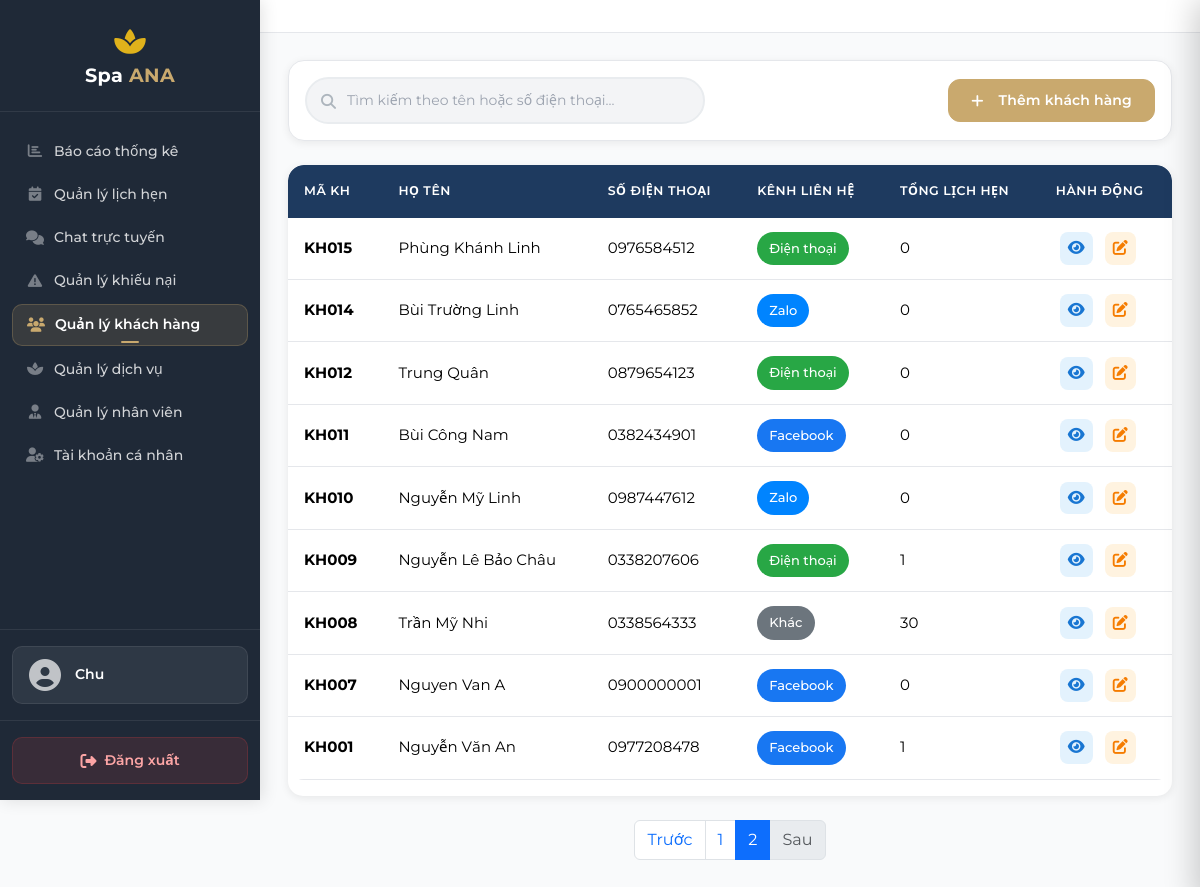
Before: /manage/customers/?page=2 (signed in) with the older database file.
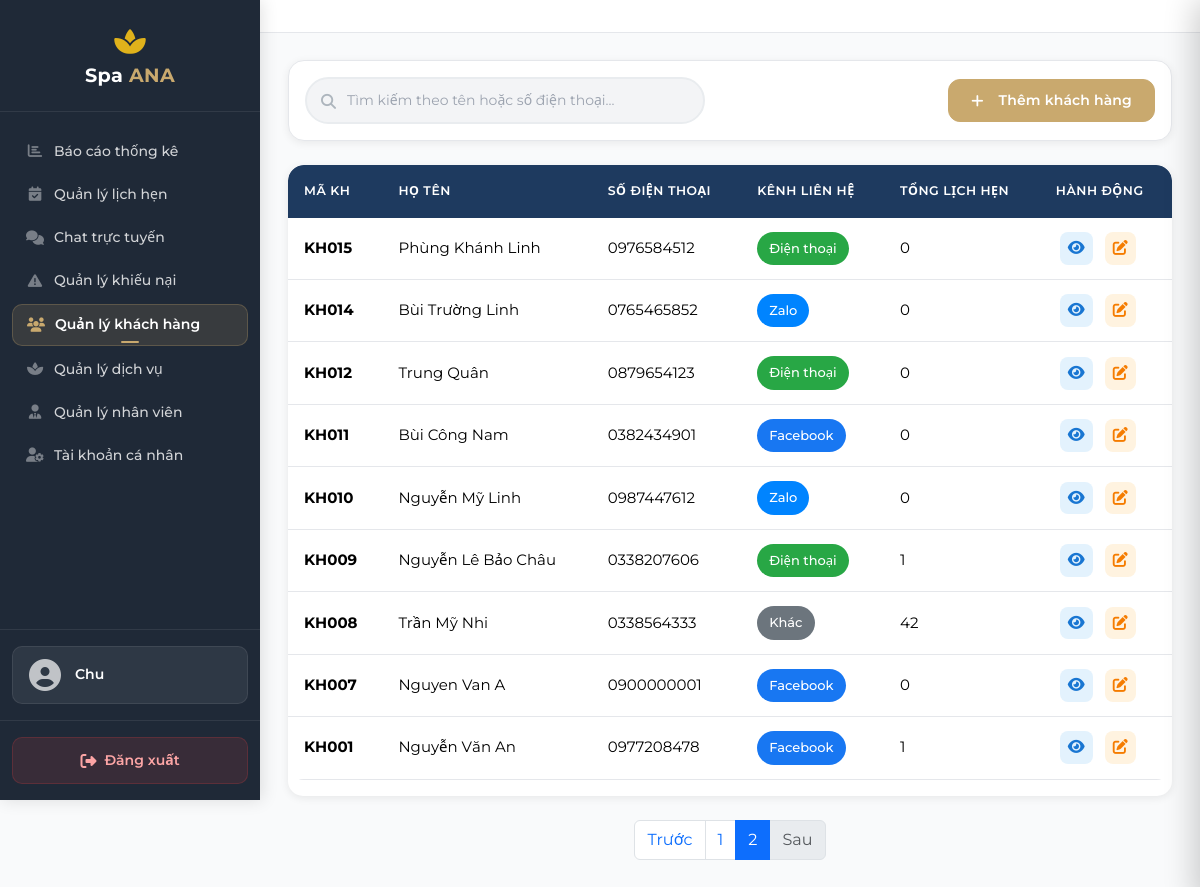
After: the same page with the newer database file.
### customers/models.py (models this page shows, shortened)
class CustomerProfile(models.Model):
    GENDER_CHOICES = [
        ('Nam', 'Nam'),
        ('Nu', 'Nữ'),
        ('Khac', 'Khác'),
    ]
    user = models.OneToOneField(
        User, on_delete=models.SET_NULL,
        null=True, blank=True,
        related_name='customer_profile',
        verbose_name='User'
    )
    phone = models.CharField(max_length=15, unique=True, verbose_name='Số điện thoại')
    full_name = models.CharField(max_length=100, verbose_name='Họ và tên')
    email = models.CharField(max_length=255, blank=True, null=True, unique=True, verbose_name='Email')
    gender = models.CharField(max_length=10, choices=GENDER_CHOICES, blank=True, null=True, verbose_name='Giới tính')
    dob = models.DateField(blank=True, null=True, verbose_name='Ngày sinh')
    address = models.CharField(max_length=255, blank=True, null=True, verbose_name='Địa chỉ')
    notes = models.CharField(max_length=1000, blank=True, null=True, verbose_name='Ghi chú')
    contact_channel = models.CharField(max_length=20, blank=True, null=True, verbose_name='Kênh liên hệ')
    created_at = models.DateTimeField(auto_now_add=True, verbose_name='Thời điểm tạo hồ sơ')
    updated_at = models.DateTimeField(auto_now=True, null=True, blank=True, verbose_name='Thời điểm cập nhật gần nhất')
    class Meta:
        db_table = 'customer_profiles'
        verbose_name = 'Khách hàng'
        verbose_name_plural = 'Khách hàng'
        ordering = ['-created_at']
        indexes = [models.Index(fields=['phone'])]
        constraints = [
            models.CheckConstraint(
                check=models.Q(gender__in=['Nam', 'Nu', 'Khac']) | models.Q(gender__isnull=True),
                name='customerprofile_gender_valid'
            )
        ]

### customers/views.py (the view, shortened to what this page needs)
# urls.py: path('manage/customers/', views.admin_customers, name='admin_customers'),
@login_required(login_url='accounts:login')
def admin_customers(request):
    if not (request.user.is_staff or request.user.is_superuser):
        messages.error(request, 'Bạn không có quyền truy cập trang này.')
        return redirect('pages:home')
    search_query = request.GET.get('search', '').strip()
    customers_qs = CustomerProfile.objects.select_related('user').filter(
        Q(user__isnull=True) | Q(user__is_staff=False, user__is_superuser=False)
    )
    if search_query:
        customers_qs = customers_qs.filter(
            Q(full_name__icontains=search_query) |
            Q(phone__icontains=search_query)
        )
    customers_qs = customers_qs.order_by('-created_at')
    from django.core.paginator import Paginator, EmptyPage, PageNotAnInteger
    paginator = Paginator(customers_qs, 10) # 10 items per page
    page_number = request.GET.get('page', 1)
    try:
        customers = paginator.get_page(page_number)
    except PageNotAnInteger:
        customers = paginator.get_page(1)
    except EmptyPage:
        customers = paginator.get_page(paginator.num_pages)
    return render(request, 'customers/admin_customers.html', {
        'customers': customers,
        'search_query': search_query,
    })

### templates/customers/admin_customers.html (shortened to what the changed rows need)
{% extends "manage/base.html" %}
{% load static %}
{% block content %}
<div class="customer-table">
    <div class="table-responsive">
        <table class="table table-hover" id="customerTable">
            <thead>
                <tr>
                    <th>Mã KH</th>
                    <th>Họ tên</th>
                    <th>Số điện thoại</th>
                    <th>Kênh liên hệ</th>
                    <th>Tổng lịch hẹn</th>
                    <th>Hành động</th>
                </tr>
            </thead>
            <tbody id="customerTableBody">
                {% for c in customers %}
                <tr>
                    <td><strong>KH{{ c.id|stringformat:"03d" }}</strong></td>
                    <td>{{ c.full_name }}</td>
                    <td>{{ c.phone }}</td>
                    <td>
                        {% if c.contact_channel %}
                            <span class="contact-badge
                                {% if c.contact_channel == 'Zalo' %}zalo
                                {% elif c.contact_channel == 'Facebook' %}facebook
                                {% elif c.contact_channel == 'Điện thoại' %}dien-thoai
                                {% elif c.contact_channel == 'Khác' %}khac
                                {% else %}mac-dinh
                                {% endif %}">
                                {{ c.contact_channel }}
                            </span>
                        {% else %}
                            <span class="text-muted">Chưa cập nhật</span>
                        {% endif %}
                    </td>
                    <td>
                        {% if c.appointments.count %}
                            {{ c.appointments.count }}
                        {% else %}
                            0
                        {% endif %}
                    </td>
                    <td>
                        <button class="action-btn view"
                            onclick="viewCustomer(
                                '{{ c.id }}',
                                '{{ c.full_name|escapejs }}',
                                '{{ c.phone|escapejs }}',
                                '{% if c.dob %}{{ c.dob|date:"Y-m-d" }}{% endif %}',
                                '{{ c.contact_channel|default:""|escapejs }}',
                                '{{ c.notes|default:""|escapejs }}',
                                '{% if c.appointments.count %}{{ c.appointments.count }}{% else %}0{% endif %}',
                                '{{ c.created_at|date:"Y-m-d" }}',
                                '{{ c.gender|default:""|escapejs }}',
                                '{{ c.address|default:""|escapejs }}'
                            )"
                            title="Xem">
                            <i class="fas fa-eye"></i>
                        </button>
                        <button class="action-btn edit"
                            onclick='editCustomer(
                                "{{ c.id }}",
                                "{{ c.full_name|escapejs }}",
                                "{{ c.phone|escapejs }}",
                                "{% if c.dob %}{{ c.dob|date:'Y-m-d' }}{% endif %}",
                                "{{ c.contact_channel|default:''|escapejs }}",
                                "{{ c.notes|default:''|escapejs }}",
                                "{{ c.gender|default:''|escapejs }}",
                                "{{ c.address|default:''|escapejs }}"
                            )'
                            title="Sửa">
                            <i class="fas fa-edit"></i>
                        </button>
                    </td>
                </tr>
                {% empty %}
                <tr>
                    <td colspan="6" class="text-center py-4">Chưa có khách hàng nào</td>
                </tr>
                {% endfor %}
            </tbody>
        </table>
    </div>
</div>
{% endblock %}

Changed rows visible on the page:
changed CustomerProfile "Trần Mỹ Nhi": appointments.count "30" → "42"
